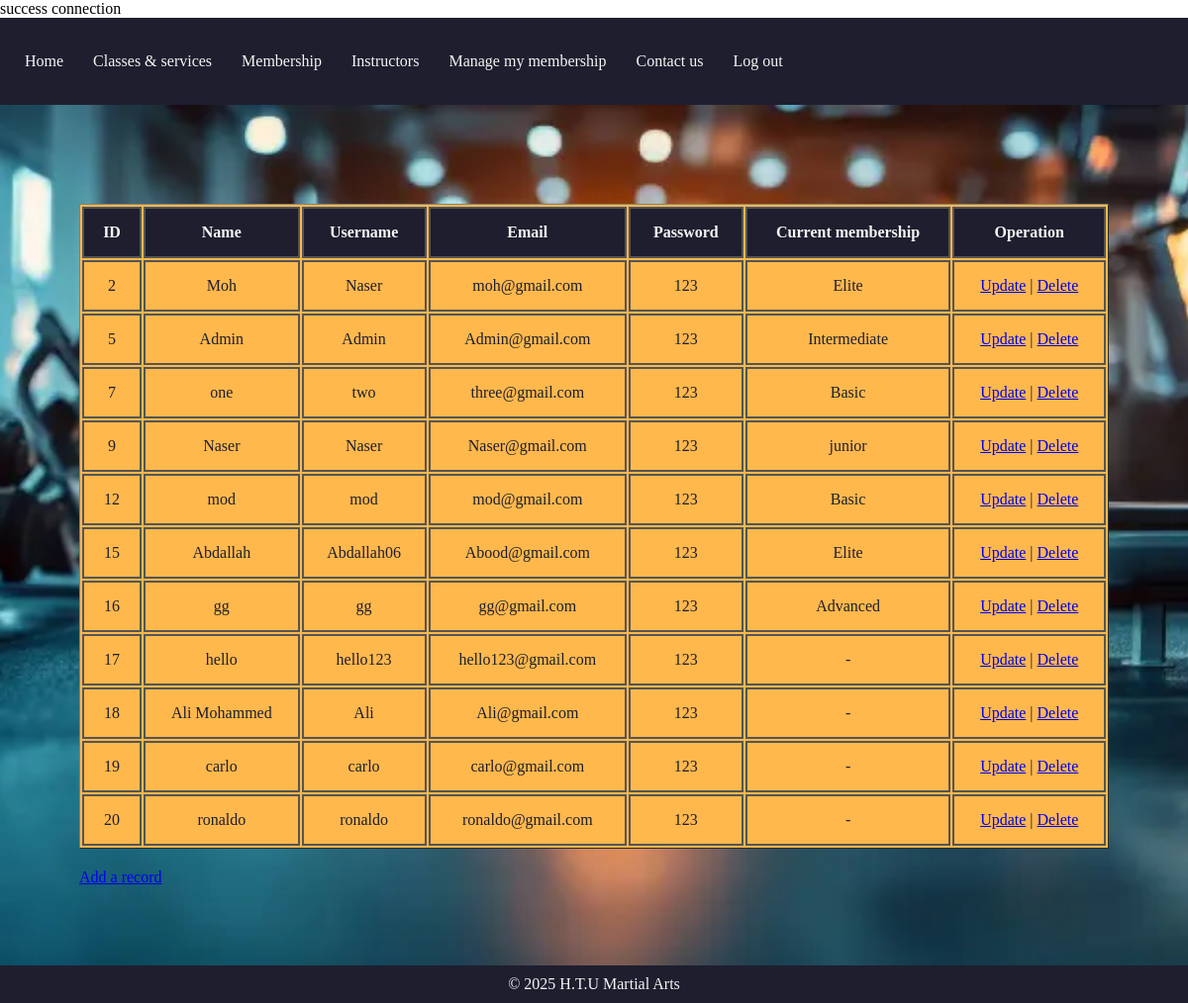
/code/finalproject/pages/admin/manage_useres.php (signed in), run on the app's committed database.
### tables this page shows
CREATE TABLE `users` (
  `ID` int(11) NOT NULL,
  `name` varchar(100) NOT NULL,
  `username` varchar(100) NOT NULL,
  `email` varchar(100) NOT NULL,
  `password` varchar(255) NOT NULL
);

CREATE TABLE `membership` (
  `ID` int(11) NOT NULL,
  `Option` text NOT NULL,
  `Details` text NOT NULL,
  `Price` int(11) NOT NULL
);

### code/finalproject/pages/admin/manage_useres.php (the view, shortened to what this page needs)
<?php
include "../db/db.php";
?>
<!DOCTYPE html>
<html lang="en">
<head>
    <link rel="stylesheet" href="../../css/manage_useres.css">
    <link rel="stylesheet" href="../../css/nav.css">
    <link rel="stylesheet" href="../../css/footer.css">
    <link rel="stylesheet" href="https://cdnjs.cloudflare.com/ajax/libs/font-awesome/6.5.0/css/all.min.css">
</head>
<body>
<?php include "../shared/nav.php"; ?>
<section class='main-content'>
<?php
echo "<table border='1'>
<tr>
<th>ID</th>
<th>Name</th>
<th>Username</th>
<th>Email</th>
<th>Password</th>
<th>Current membership</th>
<th>Operation</th>
</tr>";
$query = "SELECT * FROM users";
$result = mysqli_query($con , $query);
if(mysqli_num_rows($result) > 0){
    while($row = mysqli_fetch_assoc($result)){
        $user_id = $row['ID'];
     $result1 = mysqli_query($con,"SELECT member_id FROM member_user WHERE user_id = '$user_id'");
if(mysqli_num_rows($result1) > 0){
    $member_row = mysqli_fetch_assoc($result1);
    $member_id = $member_row['member_id'];
    $membership_query = mysqli_query($con, "SELECT `Option` FROM membership WHERE ID = '$member_id'");
    $membership_row = mysqli_fetch_assoc($membership_query);
    if($membership_row){
        $membership_option = $membership_row['Option'];
    } else {
        $membership_option = "-";
    }
} else {
    $membership_option = "-";
}
        echo "<tr>
            <td>{$row['ID']}</td>
            <td>{$row['name']}</td>
            <td>{$row['username']}</td>
            <td>{$row['email']}</td>
            <td>{$row['password']}</td>
            <td>{$membership_option}</td>
            <td>
                <a href='update_user.php?id={$row['ID']}&name={$row['name']}&username={$row['username']}&email={$row['email']}&password={$row['password']}&membership={$membership_option}'>Update</a>
                | <a href='manage_useres.php?delete_id={$row['ID']}' onclick=\"return confirm('Are you sure you want to delete this user?');\">Delete</a>
            </td>
        </tr>";
    }
}
echo "</table>";
?>
<a href="add_user.php">
    Add a record
</a>
</section>
<?php include "../shared/footer.php"; ?>
</body>
</html>

### code/finalproject/css/manage_useres.css (style rules this page uses)
* { margin: 0; padding: 0; box-sizing: border-box; }
.main-content { background-image: url('../images/empty-fitness-center-equipment-blurred-interior-sun-glare-effect-modern-gym-background-empty-fitness-center-357026796.webp'); background-size: cover; background-position: center; padding: 80px; }
table { width: 100%; margin: 20px auto; background-color: #FFB84C; }
th, td { padding: 15px; text-align: center; border: 2px solid #555; }
th { background-color: #1E1E2F; color: #F5F5F5; font-weight: bold; }
td { color: #1E1E2F; }

### data on the page
users: ID "2", name "Moh", username "Naser", email "moh@gmail.com", password "123", membership.Option "Elite"
users: ID "5", name "Admin", username "Admin", email "Admin@gmail.com", password "123", membership.Option "Intermediate"
users: ID "7", name "one", username "two", email "three@gmail.com", password "123", membership.Option "Basic"
users: ID "9", name "Naser", username "Naser", email "Naser@gmail.com", password "123", membership.Option "junior"
users: ID "12", name "mod", username "mod", email "mod@gmail.com", password "123", membership.Option "Basic"
users: ID "15", name "Abdallah", username "Abdallah06", email "Abood@gmail.com", password "123", membership.Option "Elite"
users: ID "16", name "gg", username "gg", email "gg@gmail.com", password "123", membership.Option "Advanced"
users: ID "17", name "hello", username "hello123", email "hello123@gmail.com", password "123", membership_option "-"
users: ID "18", name "Ali Mohammed", username "Ali", email "Ali@gmail.com", password "123", membership_option "-"
users: ID "19", name "carlo", username "carlo", email "carlo@gmail.com", password "123", membership_option "-"
users: ID "20", name "ronaldo", username "ronaldo", email "ronaldo@gmail.com", password "123", membership_option "-"
